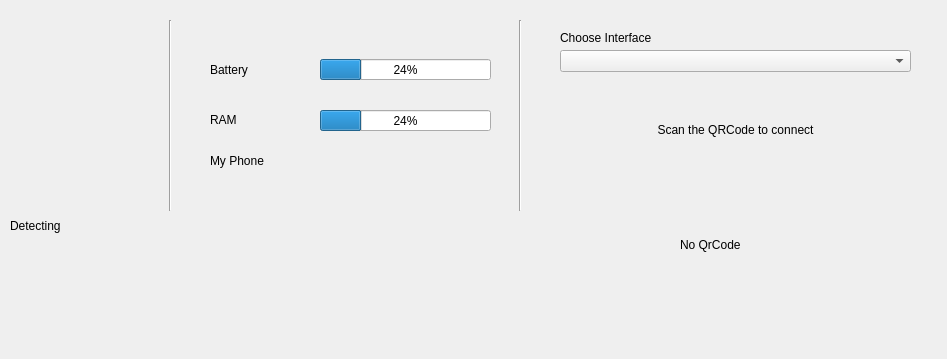
<?xml version="1.0" encoding="UTF-8"?>
<ui version="4.0">
 <class>DeviceView</class>
 <widget class="QWidget" name="DeviceView">
  <property name="geometry">
   <rect>
    <x>0</x>
    <y>0</y>
    <width>947</width>
    <height>359</height>
   </rect>
  </property>
  <property name="windowTitle">
   <string>Form</string>
  </property>
  <widget class="QLabel" name="m_conn_Indicator">
   <property name="geometry">
    <rect>
     <x>30</x>
     <y>30</y>
     <width>141</width>
     <height>151</height>
    </rect>
   </property>
   <property name="text">
    <string/>
   </property>
   <property name="pixmap">
    <pixmap resource="../res/phonelin_res.qrc">:/icon/icon/android_offline.png</pixmap>
   </property>
   <property name="scaledContents">
    <bool>false</bool>
   </property>
  </widget>
  <widget class="Line" name="line">
   <property name="geometry">
    <rect>
     <x>160</x>
     <y>20</y>
     <width>20</width>
     <height>191</height>
    </rect>
   </property>
   <property name="orientation">
    <enum>Qt::Vertical</enum>
   </property>
  </widget>
  <widget class="QLabel" name="label">
   <property name="geometry">
    <rect>
     <x>210</x>
     <y>60</y>
     <width>101</width>
     <height>20</height>
    </rect>
   </property>
   <property name="text">
    <string>Battery</string>
   </property>
   <property name="textFormat">
    <enum>Qt::AutoText</enum>
   </property>
   <property name="wordWrap">
    <bool>true</bool>
   </property>
  </widget>
  <widget class="QProgressBar" name="m_batteryLevel">
   <property name="geometry">
    <rect>
     <x>320</x>
     <y>59</y>
     <width>171</width>
     <height>21</height>
    </rect>
   </property>
   <property name="maximumSize">
    <size>
     <width>300</width>
     <height>30</height>
    </size>
   </property>
   <property name="value">
    <number>24</number>
   </property>
  </widget>
  <widget class="QLabel" name="m_PhoneModel">
   <property name="geometry">
    <rect>
     <x>210</x>
     <y>150</y>
     <width>201</width>
     <height>21</height>
    </rect>
   </property>
   <property name="text">
    <string>My Phone</string>
   </property>
  </widget>
  <widget class="QProgressBar" name="m_ramLevel">
   <property name="geometry">
    <rect>
     <x>320</x>
     <y>110</y>
     <width>171</width>
     <height>21</height>
    </rect>
   </property>
   <property name="maximumSize">
    <size>
     <width>300</width>
     <height>30</height>
    </size>
   </property>
   <property name="value">
    <number>24</number>
   </property>
  </widget>
  <widget class="QLabel" name="label_2">
   <property name="geometry">
    <rect>
     <x>210</x>
     <y>110</y>
     <width>61</width>
     <height>20</height>
    </rect>
   </property>
   <property name="text">
    <string>RAM</string>
   </property>
   <property name="textFormat">
    <enum>Qt::AutoText</enum>
   </property>
  </widget>
  <widget class="QLabel" name="m_loadingProcess">
   <property name="geometry">
    <rect>
     <x>110</x>
     <y>200</y>
     <width>51</width>
     <height>51</height>
    </rect>
   </property>
   <property name="text">
    <string/>
   </property>
  </widget>
  <widget class="QLabel" name="m_loadingLabel">
   <property name="geometry">
    <rect>
     <x>10</x>
     <y>200</y>
     <width>71</width>
     <height>51</height>
    </rect>
   </property>
   <property name="text">
    <string>Detecting</string>
   </property>
  </widget>
  <widget class="QLabel" name="m_labelQrCode">
   <property name="geometry">
    <rect>
     <x>680</x>
     <y>170</y>
     <width>150</width>
     <height>150</height>
    </rect>
   </property>
   <property name="sizePolicy">
    <sizepolicy hsizetype="Maximum" vsizetype="Maximum">
     <horstretch>0</horstretch>
     <verstretch>0</verstretch>
    </sizepolicy>
   </property>
   <property name="maximumSize">
    <size>
     <width>150</width>
     <height>170</height>
    </size>
   </property>
   <property name="text">
    <string>No QrCode</string>
   </property>
  </widget>
  <widget class="QLabel" name="label_4">
   <property name="geometry">
    <rect>
     <x>560</x>
     <y>120</y>
     <width>351</width>
     <height>20</height>
    </rect>
   </property>
   <property name="text">
    <string>Scan the QRCode to connect</string>
   </property>
   <property name="alignment">
    <set>Qt::AlignCenter</set>
   </property>
  </widget>
  <widget class="QComboBox" name="m_comboBoxIpList">
   <property name="geometry">
    <rect>
     <x>560</x>
     <y>50</y>
     <width>351</width>
     <height>22</height>
    </rect>
   </property>
  </widget>
  <widget class="Line" name="line_2">
   <property name="geometry">
    <rect>
     <x>510</x>
     <y>20</y>
     <width>20</width>
     <height>191</height>
    </rect>
   </property>
   <property name="orientation">
    <enum>Qt::Vertical</enum>
   </property>
  </widget>
  <widget class="QLabel" name="label_3">
   <property name="geometry">
    <rect>
     <x>560</x>
     <y>30</y>
     <width>181</width>
     <height>16</height>
    </rect>
   </property>
   <property name="text">
    <string>Choose Interface</string>
   </property>
  </widget>
 </widget>
 <resources>
  <include location="../res/phonelin_res.qrc"/>
 </resources>
 <connections/>
</ui>
